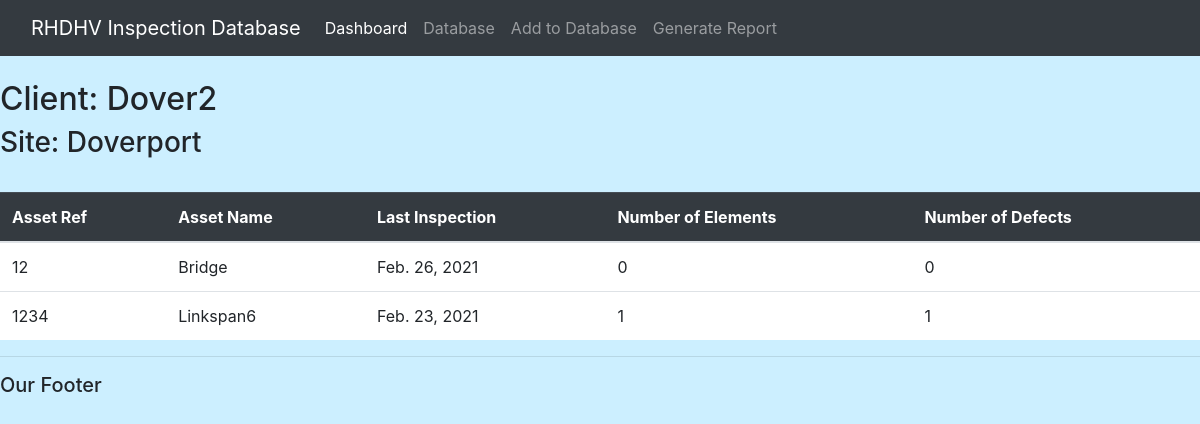
Screenshot of /dashboard/site_info/Doverport/ with the database file from the repository.
### dashboard/models.py (models this page shows, shortened)
class Client(models.Model):
    name = models.CharField(max_length=30)

class Site(models.Model):
    name = models.CharField(max_length=30)
    location = models.CharField(max_length=100)
    client = models.ForeignKey(Client, on_delete=models.CASCADE)
    latitude = models.FloatField(blank=True, null=True)
    longitude = models.FloatField(blank=True, null=True)

class Structure(models.Model):
    id_code = models.CharField(max_length=30)
    name = models.CharField(max_length=30)
    site = models.ForeignKey(Site, on_delete=models.CASCADE)
    date_of_inspection = models.DateField(auto_now=False, default=timezone.now)
    class Meta:
        ordering = ['-date_of_inspection']

### dashboard/views.py (the view)
# urls.py: path('site_info/<str:pk>/', views.site_info, name='site_info'),
def site_info(request, pk):
    site = Site.objects.get(name=pk)
    list_of_info = []
    client = site.client
    structures = site.structure_set.all()
    element_count = 0
    for structure in structures:
        defect_count = 0
        elements = structure.element_set.all()
        element_count += structure.element_set.all().count()
        for element in elements:
            defect_count += element.defect_set.all().count()
        list_of_info.append((structure.id_code,
                             structure.name,
                             structure.date_of_inspection,
                             element_count,
                             defect_count))
    context = {'table_info': list_of_info,
               'client_name': client.name,
               'site_name': site.name}
    return render(request, 'dashboard/site_info.html', context=context)

### dashboard/templates/dashboard/site_info.html (shortened to what this page needs)
<!DOCTYPE html>
<html lang="en">
<head>
    <link rel="stylesheet" href="https://stackpath.bootstrapcdn.com/bootstrap/4.4.1/css/bootstrap.min.css">
</head>
{% include 'dashboard/navbar.html' %}
<body>
    <br>
    <h2>Client: {{client_name}}</h2>
    <h3>Site: {{site_name}}</h3>
    <br>
    <div class="container-xxl">
    <table class="table">
        <thead class="table-dark">
        <tr>
          <th scope="col">Asset Ref</th>
          <th scope="col">Asset Name</th>
          <th scope="col">Last Inspection</th>
		  <th scope="col">Number of Elements</th>
          <th scope="col">Number of Defects</th>
        </tr>
      </thead>
      <tbody>
	  	{% for a, b, c, d, e in table_info %}
            <tr>
                <td>{{a}}</td>
                <td>{{b}}</td>
                <td>{{c}}</td>
                <td>{{d}}</td>
                <td>{{e}}</td>
            </tr>
        {% endfor %}
      </tbody>
    </table>
    </div>
    <hr>
    <h5>Our Footer</h5>
</body>
</html>

### dashboard/templates/dashboard/site_info.html (style rules this page uses)
body { background-color: #ccefff; }
.container-xxl { background-color:#ffffff; }

### rows the page displays
Client: name "Dover2"
Site: name "Doverport"
Structure: table_info "12", table_info "Bridge", table_info "Feb. 26, 2021"
Structure: table_info "1234", table_info "Linkspan6", table_info "Feb. 23, 2021"

### other values shown
{{ d }} "0" "1"
{{ e }} "0" "1"
